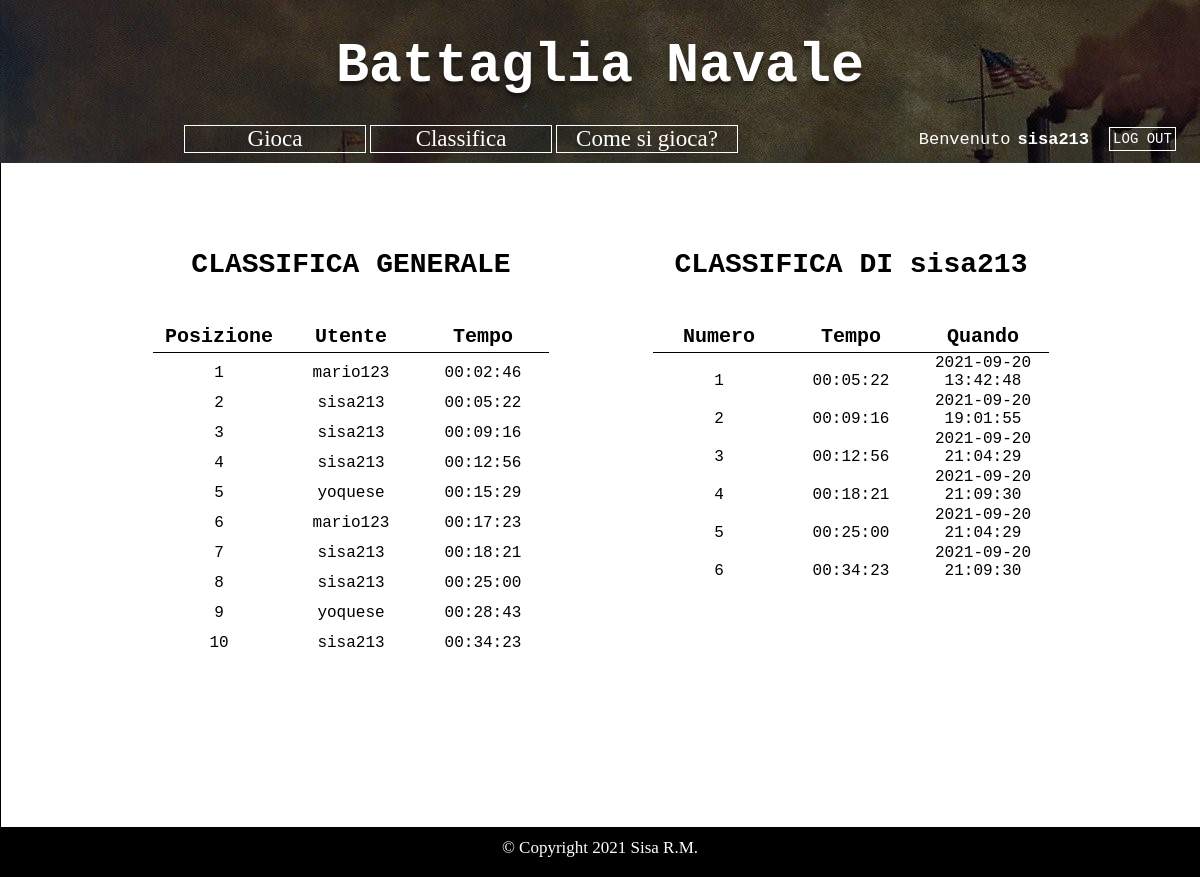
Screenshot of /classifiche.php (signed in) with the database file from the repository.
### tables this page shows
CREATE TABLE IF NOT EXISTS `punteggio` (
`punteggioID` int(11) NOT NULL,
  `utente` varchar(100) NOT NULL,
  `tempo` varchar(100) NOT NULL,
  `timestamp` timestamp NOT NULL DEFAULT CURRENT_TIMESTAMP ON UPDATE CURRENT_TIMESTAMP
);

### php/getScores.php (the view, shortened to what this page needs)
<?php
    $nomeHost = "localhost";
    $nomeUtente = "id19749266_root";
    $password = "fiz/Z6D)f!T+{^\=";
    $nomeDB = "id19749266_battaglianavale";
    $mysqli= new mysqli($nomeHost, $nomeUtente, $password, $nomeDB);
    echo '<div id="generalTable" class="tableCont"><h2>CLASSIFICA GENERALE</h2><table>';
    echo '<tr id="header"><th>Posizione</th><th>Utente</th><th>Tempo</th></tr>';
    $query = "SELECT utente, tempo FROM punteggio ORDER BY tempo ASC LIMIT 10";
    $result = mysqli_query($mysqli,$query);
    $i=1;
    while($row = mysqli_fetch_array($result)){
        echo "<tr><td>" . $i . "</td><td>" . $row['utente'] . "</td><td>" . $row['tempo'] . "</td></tr>";
        $i++;
    }
    echo '</table></div>';
    if ( isset($_SESSION['id']) && isset($_SESSION['name']) ) {
        $user = $_SESSION['name'];
        echo'<div id="userTable" class="tableCont"><h2>CLASSIFICA DI '.$user.'</h2><table>';
        echo '<tr id="header"><th>Numero</th><th>Tempo</th><th>Quando</th></tr>';
        $query1 = "SELECT punteggioID, tempo, timeStamp
                    FROM punteggio
                    WHERE utente = '{$user}'
                    ORDER BY tempo ASC
                    LIMIT 10";
        $result1 = mysqli_query($mysqli,$query1);
        $j=1;
        while($row1 = mysqli_fetch_array($result1)){
            echo "<tr><td>" . $j . "</td><td>" . $row1['tempo'] . "</td><td>" . $row1['timeStamp'] . "</td></tr>";
            $j++;
        }
        echo '</table></div>';
    }
?>

### styling.css (style rules this page uses)
body { background-image: url("img/santiago-battle.jpg"); text-align: center; margin: 0px 0px 0px 0px; }
#game-display>* { vertical-align: top; }
h2 { font-size: 28px; font-family: 'Courier New', Courier, monospace; margin-bottom: 40px; }
#header { border-bottom: 1px solid black; vertical-align: middle; }
table { border-collapse: collapse; margin-left: auto; margin-right: auto; }
td { font-family: 'Courier New', Courier, monospace; }
th { font-family: 'Courier New', Courier, monospace; width: 130px; font-size:20px; height: 30px; }
tr { height: 30px; vertical-align: bottom; }
.tableCont { display: inline-block; text-align: center; margin-top: 50px; width: 500px; }

### rows the page displays
punteggio: utente "mario123", tempo "00:02:46"
punteggio: utente "sisa213", tempo "00:05:22", timestamp "2021-09-20 13:42:48"
punteggio: utente "sisa213", tempo "00:09:16", timestamp "2021-09-20 19:01:55"
punteggio: utente "sisa213", tempo "00:12:56", timestamp "2021-09-20 21:04:29"
punteggio: utente "yoquese", tempo "00:15:29"
punteggio: utente "mario123", tempo "00:17:23"
punteggio: utente "sisa213", tempo "00:18:21", timestamp "2021-09-20 21:09:30"
punteggio: utente "sisa213", tempo "00:25:00", timestamp "2021-09-20 21:04:29"
punteggio: utente "yoquese", tempo "00:28:43"
punteggio: utente "sisa213", tempo "00:34:23", timestamp "2021-09-20 21:09:30"

### other values shown
$_SESSION['name'] "sisa213"
$user "sisa213"
